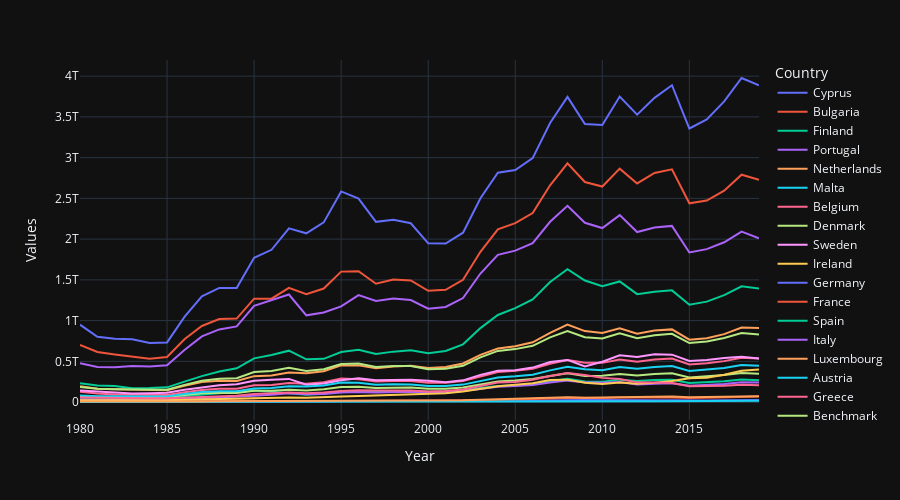

The notebook cell saved with this chart:
### Markdown cell above
#### The code below is not needed. It's just to play around with data.

### Code cell
chart_type_choice = 1 # 0 for bar, 1 & 2 for line chart
#data_fields_user_choice = (['NY.GDP.MKTP.CD', 'NY.GDP.PCAP.CD', 'SL.UEM.TOTL.ZS'],['gdp', 'gdp per cap', 'unemp'])
data_fields_user_choice = (['NY.GDP.MKTP.CD'],['GDP'])
geo_user_choice = [2,['EUU']]
#geo_user_choice = [1,['AZE','GBR','WLD']]
year_user_choice = (1980, 2020)
ranked_or_unranked_user_choice = 1

def change_sign_func(df): # changes sign of values in column names specified by user within 'df' DataFrame. It's used for ranking data fields where higher value is bad. It's because by default, the higher the rank value, the better. 
    x = 0
    ranked_msg = 'Enter description for the data field where higher value is bad (e.g. Inflation, consumer prices (annual %)). Press "q" to finish.'
    change_sign_field_list = []
    while x == 0:
        change_sign_field = input(ranked_msg)
        if change_sign_field == 'q':
            x = x + 1
        else:
            change_sign_field_list.append(change_sign_field)
    df[change_sign_field_list] = -df[change_sign_field_list]
    return df

def benchmark_df(df): # adds 'Benchmark' to list of countries to show their mean value.
    bench_df = pd.DataFrame(df.mean()).T # creates new 'bench_df' DataFrame to with a row to show mean values of columns in 'df' DataFrame
    bench_df[df.index.name] = 'Benchmark' # adds a column name 'Country' from 'df' DataFrame to 'bench_df' DataFrame and populates it with 'Benchmark' string as value
    bench_df.set_index(df.index.name, inplace=True) # sets 'Country' column as index for 'bench_df' DataFrame
    df = df.append(bench_df) # merges 'df' and 'bench_df' DataFrame into a new 'df' DataFrame
    return df

def df_func(chart_type_choice, data_fields_user_choice, geo_user_choice, year_user_choice, ranked_or_unranked_user_choice):
    data_fields_dict = {data_fields_user_choice[0][i]: data_fields_user_choice[1][i] for i in range(len(data_fields_user_choice[0]))} # converts list of lists 'data_fields_user_choice' into a dictionary 'data_fields_dict' containing data fields (i.e. indicator codes) and their descriptions
    data_fields_dict = dict(sorted(data_fields_dict.items())) # sorts keys of the dictionary alphabetically. Without this, there will be a bug in 'df = wb.data.DataFrame(list(data_fields_dict.keys())...' line because column names in 'df' DataFrame would be assigned in alphabetical order instead of the order that they were entered in
    if chart_type_choice == 0:
        if geo_user_choice[0] == 1: # downloads data for countries
            df = wb.data.DataFrame(list(data_fields_dict.keys()), geo_user_choice[1], time=year_user_choice, labels=True) # I removed '.dropna()' from the end of the code
        elif geo_user_choice[0] == 2: # downloads data for regions
            # BUG if user entered more than one region in 'geo_user_choice' variable, this code will only will generate an error.
            for region in geo_user_choice[1]: # loops through regions previously inputted by user in 'geo_user_choice' variable
                df = wb.data.DataFrame(list(data_fields_dict.keys()), wb.region.members(region), time=year_user_choice, labels=True) # I removed '.dropna()' from the end of the code
        df.columns = ['Country'] +  list(data_fields_dict.values()) # change columns names from using indicator codes to indicator names
        df.set_index(['Country'], inplace=True) # replaces index that has country codes with index using values from 'Country' column
        if ranked_or_unranked_user_choice == 2: # checks if user selected to rank countries (option 2) and if so, then transfrorms the 'df' DataFrame to show ranked data, where the higher the rank values, the better.
            df = change_sign_func(df) # runs a function to change sign of values in column names specified by user within 'df' DataFrame. It's used for ranking data fields where higher value is bad. It's because by default, the higher the rank value, the better. 
            df = benchmark_df(df)            
            df = df.rank(method='first') # creates a new 'df' DataFrame to rank the countries for each dataf field. The higher the rank value the better.
        elif ranked_or_unranked_user_choice == 1: # checks if user selected not to rank countries (option 1) and if so, then adds 'Benchmark' to list of countries in 'df' DataFrame that represents their median value.
            df = benchmark_df(df)
        df.sort_values(by=list(data_fields_dict.values())[0], ascending=False, inplace=True) # sorts values in the first column of 'df' DataFrame so that the countries look in ascending order when we chart this 'df' later.
    elif chart_type_choice == 1 or chart_type_choice == 2: # will download the data wether for line chart. Since only 1 data type is selected for this, the function to change sign ('change_sign_func') has not been used here. If the user previously selected cumulative percentage change using 'chart_type_choice' variable (option 2), then this function performs additional calculations and formatting. This function returns 'df' DataFrame with the data.
        if geo_user_choice[0] == 1: # downloads data for countries
            df = wb.data.DataFrame(list(data_fields_dict.keys()), geo_user_choice[1], time=range(year_user_choice[0], year_user_choice[1]), numericTimeKeys=True, labels=True).dropna()
        elif geo_user_choice[0] == 2: # downloads data for regions
            # BUG if user entered more than one region in 'geo_user_choice' variable, this code will only will generate an error.
            for region in geo_user_choice[1]: # loops through regions previously inputted by user in 'geo_user_choice' variable
                df = wb.data.DataFrame(list(data_fields_dict.keys()), wb.region.members(region), time=range(year_user_choice[0], year_user_choice[1]), numericTimeKeys=True, labels=True).dropna()
        df.set_index(['Country'], inplace=True) # replaces index that has country codes with index using values from 'Country' column
        if ranked_or_unranked_user_choice == 2: # checks if user selected to rank countries (option 2) and if so, then transfrorms the 'df' DataFrame to show ranked data, where the higher the rank values, the better.
            #df = change_sign_func(df) # runs a function to change sign of values in column names specified by user within 'df' DataFrame. It's used for ranking data fields where higher value is bad. It's because by default, the higher the rank value, the better. 
            df = benchmark_df(df)          
            df = df.rank(method='first') # creates a new 'df' DataFrame to rank the countries for each dataf field. The higher the rank value the better.
        elif ranked_or_unranked_user_choice == 1: # checks if user selected not to rank countries (option 1) and if so, then adds 'Benchmark' to list of countries in 'df' DataFrame that represents their median value.
            df = benchmark_df(df)
        if chart_type_choice == 2: # calculates cumulative percent change time series data
            df = df.T.pct_change() # transposes 'df' DataFrame (i.e. swaps columns with rows) and then computes daily returns for each security
            df = df[1:] # deletes first row with NaN values
            df = (1 + df).cumprod() - 1 # calculates cumulative daily returns
            df = df.T # transposes 'df' DataFrame (i.e. swaps columns with rows) back into it's previous state as it was before calculating cumulative returns
        df = df.reset_index() # move 'Country' column from index to a separate column
        df = df.melt(id_vars=['Country'], value_vars=list(df.columns)[1:], var_name='Year', value_name='Values') # move year column names into rows under 'Year' column and move their values under 'Values' column 
    return df

# chart the data
def chart_func(df, chart_type_choice):
    if chart_type_choice == 0: # creates a bar chart (ranked/unranked and grouped). The chart will show either ranked or unranked data, depending on whether the user previously selected ranked 'df' or unranked 'df'
        fig = px.bar(df, 
            x=df.index, 
            y=df.columns, 
            barmode = 'group'
            )  # you can change the look of this chart by removing 'barmode = 'group' from this line code. If you do that, the chart will shows stacked bar chart if user selected ranked 'df' or shows single (instead of grouped) bar chart if user selected unranked 'df'.
        fig.add_vline(df.index.tolist().index('Benchmark'),
            line_width = 3,
            line_dash = 'dash'
            ) # OPTIONAL: adds a vertical dash line for the 'Benchmark' value
        # fig.update_layout(plot_bgcolor = 'white') # OPTIONAL: you can change the chart background colour to white
        fig.show()
    elif chart_type_choice == 1 or chart_type_choice == 2: # creates a line chart (ranked/unranked). The chart will be the same no matter whether user previously picked cumulative or non-cumulative data using 'chart_type_choice' variable
        fig = px.line(df, 
            x=df['Year'],
            y=df['Values'],
            color=df['Country'],
            height=500, 
            width=900,
            template='plotly_dark'
            )  # charts the data
        fig.show()


df = df_func(chart_type_choice, data_fields_user_choice, geo_user_choice, year_user_choice, ranked_or_unranked_user_choice) # runs a function to download required data based on earlier user choices and country/region inputs and selected data fields. This function formats the data (and ranks it if needed) and outputs data as 'df' DataFrame.
chart = chart_func(df, chart_type_choice) # runs a function to create a chart of 'df' DataFrame depending on the type of data (Snapshot or Timeseries)
